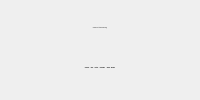
            <widget class="QWidget" name="influence_options" native="true">
             <property name="sizePolicy">
              <sizepolicy hsizetype="Preferred" vsizetype="Preferred">
               <horstretch>0</horstretch>
               <verstretch>0</verstretch>
              </sizepolicy>
             </property>
             <property name="minimumSize">
              <size>
               <width>0</width>
               <height>0</height>
              </size>
             </property>
             <property name="maximumSize">
              <size>
               <width>16777215</width>
               <height>16777215</height>
              </size>
             </property>
             <property name="font">
              <font>
               <family>fontin-smallcaps</family>
               <stylestrategy>PreferAntialias</stylestrategy>
              </font>
             </property>
             <property name="styleSheet">
              <string notr="true">QWidget {
border-image: none;
border: 0px;
}</string>
             </property>
             <layout class="QVBoxLayout" name="influence_options_layout">
              <property name="spacing">
               <number>0</number>
              </property>
              <property name="leftMargin">
               <number>0</number>
              </property>
              <property name="topMargin">
               <number>10</number>
              </property>
              <property name="rightMargin">
               <number>0</number>
              </property>
              <property name="bottomMargin">
               <number>10</number>
              </property>
              <item>
               <widget class="QLabel" name="influence_header_label">
                <property name="sizePolicy">
                 <sizepolicy hsizetype="MinimumExpanding" vsizetype="Fixed">
                  <horstretch>0</horstretch>
                  <verstretch>0</verstretch>
                 </sizepolicy>
                </property>
                <property name="minimumSize">
                 <size>
                  <width>0</width>
                  <height>35</height>
                 </size>
                </property>
                <property name="font">
                 <font>
                  <family>Open Sans</family>
                  <pointsize>-1</pointsize>
                  <stylestrategy>PreferAntialias</stylestrategy>
                 </font>
                </property>
                <property name="text">
                 <string>Choose zero to two influence(s)</string>
                </property>
                <property name="alignment">
                 <set>Qt::AlignCenter</set>
                </property>
               </widget>
              </item>
              <item alignment="Qt::AlignHCenter|Qt::AlignVCenter">
               <widget class="QWidget" name="influence_buttons" native="true">
                <property name="sizePolicy">
                 <sizepolicy hsizetype="MinimumExpanding" vsizetype="Maximum">
                  <horstretch>0</horstretch>
                  <verstretch>0</verstretch>
                 </sizepolicy>
                </property>
                <layout class="QHBoxLayout" name="horizontalLayout">
                 <property name="spacing">
                  <number>0</number>
                 </property>
                 <property name="leftMargin">
                  <number>0</number>
                 </property>
                 <property name="topMargin">
                  <number>0</number>
                 </property>
                 <property name="rightMargin">
                  <number>0</number>
                 </property>
                 <property name="bottomMargin">
                  <number>0</number>
                 </property>
                 <item>
                  <widget class="QPushButton" name="crusader_btn">
                   <property name="sizePolicy">
                    <sizepolicy hsizetype="MinimumExpanding" vsizetype="MinimumExpanding">
                     <horstretch>0</horstretch>
                     <verstretch>0</verstretch>
                    </sizepolicy>
                   </property>
                   <property name="font">
                    <font>
                     <family>Open Sans</family>
                     <pointsize>-1</pointsize>
                     <weight>75</weight>
                     <bold>true</bold>
                    </font>
                   </property>
                   <property name="text">
                    <string>Crusader</string>
                   </property>
                   <property name="icon">
                    <iconset resource="resources.qrc">
                     <normaloff>:/icons/assets/images/smlinf_4.png</normaloff>:/icons/assets/images/smlinf_4.png</iconset>
                   </property>
                   <property name="iconSize">
                    <size>
                     <width>30</width>
                     <height>30</height>
                    </size>
                   </property>
                   <property name="checkable">
                    <bool>true</bool>
                   </property>
                   <property name="checked">
                    <bool>false</bool>
                   </property>
                   <attribute name="buttonGroup">
                    <string notr="true">influence_btns</string>
                   </attribute>
                  </widget>
                 </item>
                 <item>
                  <widget class="QPushButton" name="elder_btn">
                   <property name="sizePolicy">
                    <sizepolicy hsizetype="MinimumExpanding" vsizetype="MinimumExpanding">
                     <horstretch>0</horstretch>
                     <verstretch>0</verstretch>
                    </sizepolicy>
                   </property>
                   <property name="font">
                    <font>
                     <family>Open Sans</family>
                     <pointsize>-1</pointsize>
                     <weight>75</weight>
                     <bold>true</bold>
                    </font>
                   </property>
                   <property name="text">
                    <string>Elder</string>
                   </property>
                   <property name="icon">
                    <iconset resource="resources.qrc">
                     <normaloff>:/icons/assets/images/smlinf_3.png</normaloff>:/icons/assets/images/smlinf_3.png</iconset>
                   </property>
                   <property name="iconSize">
                    <size>
                     <width>30</width>
                     <height>30</height>
                    </size>
                   </property>
                   <property name="checkable">
                    <bool>true</bool>
                   </property>
                   <property name="checked">
                    <bool>false</bool>
                   </property>
                   <attribute name="buttonGroup">
                    <string notr="true">influence_btns</string>
                   </attribute>
                  </widget>
                 </item>
                 <item>
                  <widget class="QPushButton" name="hunter_btn">
                   <property name="sizePolicy">
                    <sizepolicy hsizetype="MinimumExpanding" vsizetype="MinimumExpanding">
                     <horstretch>0</horstretch>
                     <verstretch>0</verstretch>
                    </sizepolicy>
                   </property>
                   <property name="font">
                    <font>
                     <family>Open Sans</family>
                     <pointsize>-1</pointsize>
                     <weight>75</weight>
                     <bold>true</bold>
                    </font>
                   </property>
                   <property name="text">
                    <string>Hunter</string>
                   </property>
                   <property name="icon">
                    <iconset resource="resources.qrc">
                     <normaloff>:/icons/assets/images/smlinf_5.png</normaloff>:/icons/assets/images/smlinf_5.png</iconset>
                   </property>
                   <property name="iconSize">
                    <size>
                     <width>30</width>
                     <height>30</height>
                    </size>
                   </property>
                   <property name="checkable">
                    <bool>true</bool>
                   </property>
                   <property name="checked">
                    <bool>false</bool>
                   </property>
                   <attribute name="buttonGroup">
                    <string notr="true">influence_btns</string>
                   </attribute>
                  </widget>
                 </item>
                 <item>
                  <widget class="QPushButton" name="redeemer_btn">
                   <property name="sizePolicy">
                    <sizepolicy hsizetype="MinimumExpanding" vsizetype="MinimumExpanding">
                     <horstretch>0</horstretch>
                     <verstretch>0</verstretch>
                    </sizepolicy>
                   </property>
                   <property name="font">
                    <font>
                     <family>Open Sans</family>
                     <pointsize>-1</pointsize>
                     <weight>75</weight>
                     <bold>true</bold>
                    </font>
                   </property>
                   <property name="text">
                    <string>Redeemer</string>
                   </property>
                   <property name="icon">
                    <iconset resource="resources.qrc">
                     <normaloff>:/icons/assets/images/smlinf_7.png</normaloff>:/icons/assets/images/smlinf_7.png</iconset>
                   </property>
                   <property name="iconSize">
                    <size>
                     <width>30</width>
                     <height>30</height>
                    </size>
                   </property>
                   <property name="checkable">
                    <bool>true</bool>
                   </property>
                   <property name="checked">
                    <bool>false</bool>
                   </property>
                   <attribute name="buttonGroup">
                    <string notr="true">influence_btns</string>
                   </attribute>
                  </widget>
                 </item>
                 <item>
                  <widget class="QPushButton" name="shaper_btn">
                   <property name="sizePolicy">
                    <sizepolicy hsizetype="Preferred" vsizetype="MinimumExpanding">
                     <horstretch>0</horstretch>
                     <verstretch>0</verstretch>
                    </sizepolicy>
                   </property>
                   <property name="font">
                    <font>
                     <family>Open Sans</family>
                     <pointsize>-1</pointsize>
                     <weight>75</weight>
                     <bold>true</bold>
                    </font>
                   </property>
                   <property name="text">
                    <string>Shaper</string>
                   </property>
                   <property name="icon">
                    <iconset resource="resources.qrc">
                     <normaloff>:/icons/assets/images/smlinf_2.png</normaloff>:/icons/assets/images/smlinf_2.png</iconset>
                   </property>
                   <property name="iconSize">
                    <size>
                     <width>30</width>
                     <height>30</height>
                    </size>
                   </property>
                   <property name="checkable">
                    <bool>true</bool>
                   </property>
                   <property name="checked">
                    <bool>false</bool>
                   </property>
                   <attribute name="buttonGroup">
                    <string notr="true">influence_btns</string>
                   </attribute>
                  </widget>
                 </item>
                 <item>
                  <widget class="QPushButton" name="warlord_btn">
                   <property name="sizePolicy">
                    <sizepolicy hsizetype="MinimumExpanding" vsizetype="MinimumExpanding">
                     <horstretch>0</horstretch>
                     <verstretch>0</verstretch>
                    </sizepolicy>
                   </property>
                   <property name="font">
                    <font>
                     <family>Open Sans</family>
                     <pointsize>-1</pointsize>
                     <weight>75</weight>
                     <bold>true</bold>
                    </font>
                   </property>
                   <property name="text">
                    <string>Warlord</string>
                   </property>
                   <property name="icon">
                    <iconset resource="resources.qrc">
                     <normaloff>:/icons/assets/images/smlinf_6.png</normaloff>:/icons/assets/images/smlinf_6.png</iconset>
                   </property>
                   <property name="iconSize">
                    <size>
                     <width>30</width>
                     <height>30</height>
                    </size>
                   </property>
                   <property name="checkable">
                    <bool>true</bool>
                   </property>
                   <property name="checked">
                    <bool>false</bool>
                   </property>
                   <attribute name="buttonGroup">
                    <string notr="true">influence_btns</string>
                   </attribute>
                  </widget>
                 </item>
                </layout>
               </widget>
              </item>
             </layout>
            </widget>
